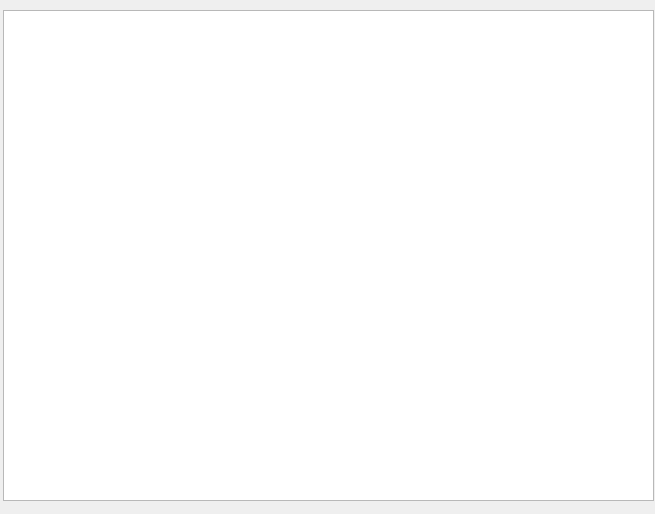
<?xml version="1.0" encoding="UTF-8"?>
<ui version="4.0">
 <class>Dialog</class>
 <widget class="QDialog" name="Dialog">
  <property name="geometry">
   <rect>
    <x>0</x>
    <y>0</y>
    <width>655</width>
    <height>514</height>
   </rect>
  </property>
  <property name="windowTitle">
   <string>Dialog</string>
  </property>
  <widget class="QTextEdit" name="semantic_text">
   <property name="geometry">
    <rect>
     <x>3</x>
     <y>10</y>
     <width>651</width>
     <height>491</height>
    </rect>
   </property>
   <property name="readOnly">
    <bool>true</bool>
   </property>
  </widget>
 </widget>
 <resources/>
 <connections/>
</ui>
